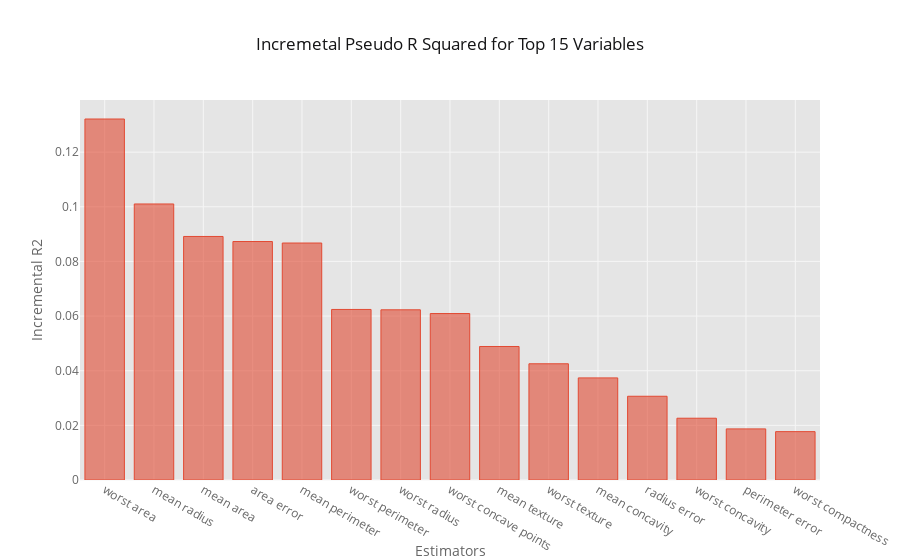
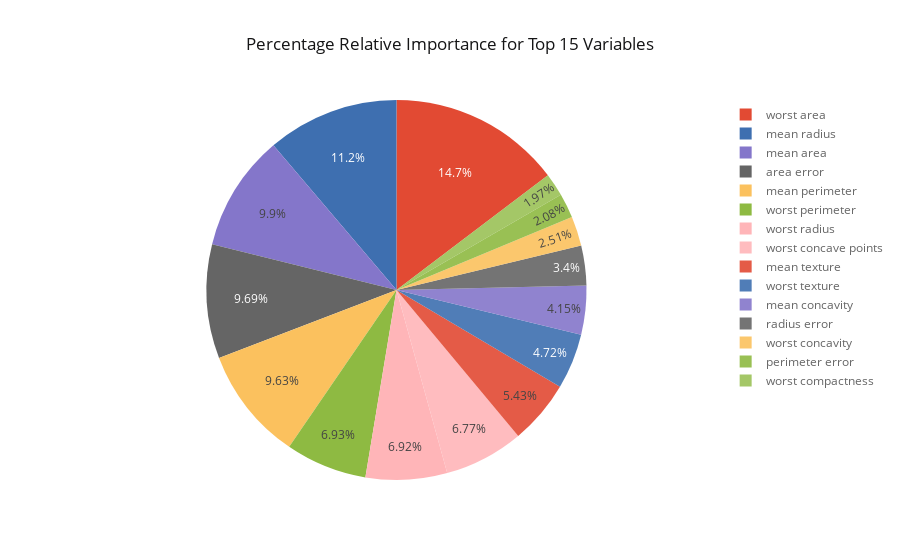

Notebook code for these charts, in order:
### Code cell
dominance_classification.plot_incremental_rsquare()

### Figure 1 — Plotly figure (JSON) as saved in the notebook; plotly's stock layout.template omitted (floating-point values rounded to 4 significant figures)
{"data": [{"marker": {"color": "rgba(226, 74, 51, 0.6)", "line": {"color": "rgba(226, 74, 51, 1.0)", "width": 1}}, "name": "incremental_r2", "orientation": "v", "text": "", "type": "bar", "x": ["worst area", "mean radius", "mean area", "area error", "mean perimeter", "worst perimeter", "worst radius", "worst concave points", "mean texture", "worst texture", "mean concavity", "radius error", "worst concavity", "perimeter error", "worst compactness"], "y": [0.1321, 0.101, 0.08915, 0.08729, 0.08674, 0.06243, 0.0623, 0.06093, 0.04887, 0.04254, 0.03737, 0.03065, 0.02261, 0.01871, 0.0177]}], "layout": {"legend": {"bgcolor": "#FFFFFF", "font": {"color": "#666666"}}, "paper_bgcolor": "#FFFFFF", "plot_bgcolor": "#E5E5E5", "title": "Incremetal Pseudo R Squared for Top 15 Variables ", "titlefont": {"color": "#151516"}, "xaxis1": {"gridcolor": "#F6F6F6", "showgrid": true, "tickfont": {"color": "#666666"}, "title": "Estimators", "titlefont": {"color": "#666666"}, "zerolinecolor": "#F6F6F6"}, "yaxis1": {"gridcolor": "#F6F6F6", "showgrid": true, "tickfont": {"color": "#666666"}, "title": "Incremental R2", "titlefont": {"color": "#666666"}, "zerolinecolor": "#F6F6F6"}}}

### Figure 2 — Plotly figure (JSON) as saved in the notebook; plotly's stock layout.template omitted (floating-point values rounded to 4 significant figures)
{"data": [{"labels": ["worst area", "mean radius", "mean area", "area error", "mean perimeter", "worst perimeter", "worst radius", "worst concave points", "mean texture", "worst texture", "mean concavity", "radius error", "worst concavity", "perimeter error", "worst compactness"], "marker": {"colors": ["rgba(226, 74, 51, 1.0)", "rgba(62, 111, 176, 1.0)", "rgba(132, 118, 202, 1.0)", "rgba(101, 101, 101, 1.0)", "rgba(251, 193, 94, 1.0)", "rgba(142, 186, 66, 1.0)", "rgba(255, 181, 184, 1.0)", "rgba(255, 181, 184, 0.8999999999999999)", "rgba(226, 74, 51, 0.8999999999999999)", "rgba(62, 111, 176, 0.8999999999999999)", "rgba(132, 118, 202, 0.8999999999999999)", "rgba(101, 101, 101, 0.8999999999999999)", "rgba(251, 193, 94, 0.8999999999999999)", "rgba(142, 186, 66, 0.8999999999999999)", "rgba(142, 186, 66, 0.7999999999999998)"]}, "name": "", "type": "pie", "values": [14.67, 11.22, 9.9, 9.694, 9.633, 6.933, 6.918, 6.766, 5.427, 4.725, 4.15, 3.404, 2.511, 2.077, 1.966]}], "layout": {"legend": {"bgcolor": "#FFFFFF", "font": {"color": "#666666"}}, "paper_bgcolor": "#FFFFFF", "plot_bgcolor": "#E5E5E5", "title": "Percentage Relative Importance for Top 15 Variables ", "titlefont": {"color": "#151516"}}}
